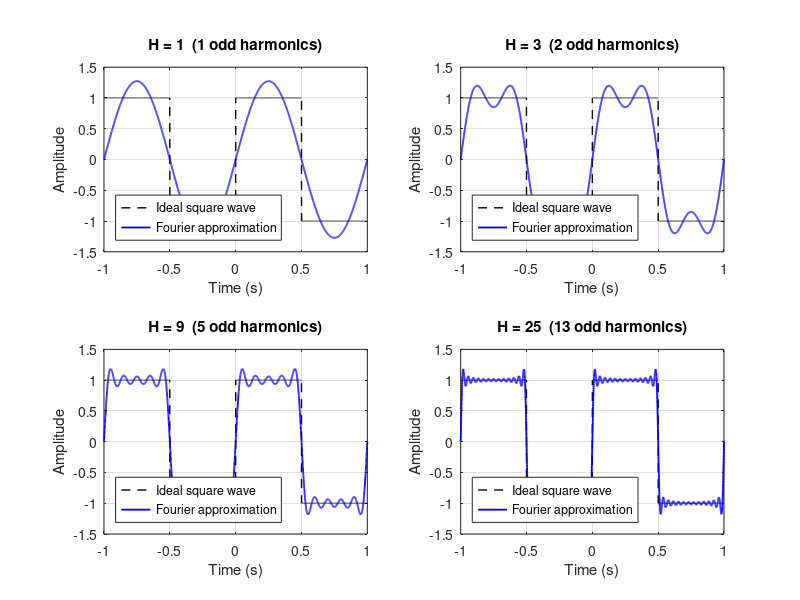

The MATLAB script that drew this image: (Note: this script raises an error after producing the figure.)
%% Exercise 1 - Build a Square Wave from Harmonics (Fourier Series)
% Author: MD Shahriar Fardin Protya
% Course: Digital Signal Processing, Savonia UAS
%
% A square wave (amplitude 1, frequency 1 Hz) is approximated by adding
% its odd harmonics:  x(t) = (4/pi) * sum over odd k of sin(2*pi*k*t)/k

clear; clc; close all;

t = linspace(-1, 1, 4000);      % Time axis: two periods of a 1 Hz wave
H_values = [1 3 9 25];          % Highest harmonic used in each approximation

fig = figure('Name', 'Square wave comparison', 'Position', [100 100 1000 650]);

for i = 1:length(H_values)
    H = H_values(i);
    x = zeros(size(t));

    % Add the odd harmonics k = 1, 3, 5, ..., H
    for k = 1:2:H
        x = x + (4/pi) * sin(2*pi*k*t) / k;
    end

    % Ideal square wave for comparison
    ideal = sign(sin(2*pi*t));

    subplot(2, 2, i);
    plot(t, ideal, 'k--', 'LineWidth', 1); hold on;
    plot(t, x, 'b', 'LineWidth', 1.3); hold off;
    grid on;
    xlabel('Time (s)');
    ylabel('Amplitude');
    title(sprintf('H = %d  (%d odd harmonics)', H, (H+1)/2));
    legend('Ideal square wave', 'Fourier approximation', 'Location', 'southwest');
    ylim([-1.5 1.5]);

    % Print the highest value: shows the overshoot near the jumps
    fprintf('H = %2d: maximum value = %.3f\n', H, max(x));
end

sgtitle('Square Wave Approximation with Odd Harmonics');

saveas(fig, 'square-wave-comparison.png');
